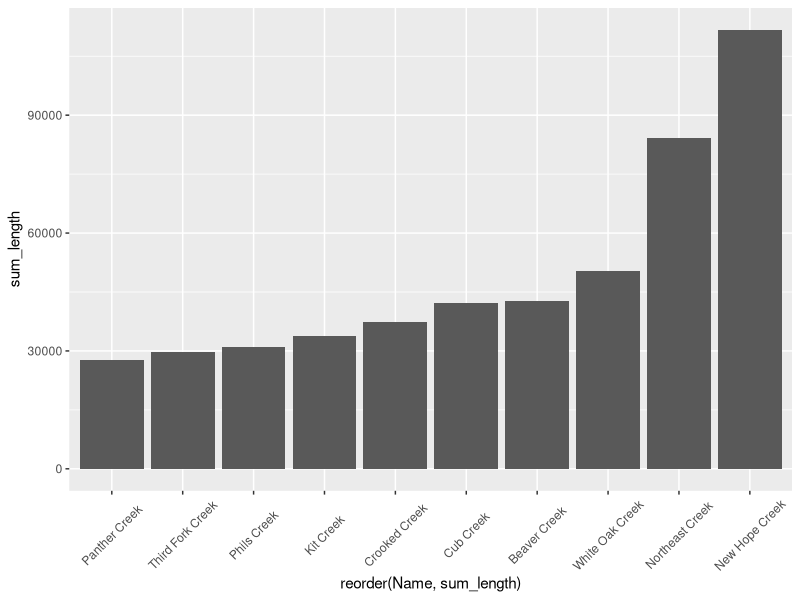

R code for this plot:
##### Assignment 2 #########


library(sf)
library(ggplot2)

ch_stream <- read.csv("./Data/ChapelHillStreams.csv")
ch_stream

library(dplyr)
ch_stream_filtered <- ch_stream %>% filter(FeatureType == "STREAM") %>% 
  group_by(Name) %>% summarise(sum_length=sum(SHAPESTLength, na.rm = T)) %>%
  arrange(desc(sum_length)) %>% 
  slice_head(n=10) 

ch_stream_filtered %>% ggplot(aes(x = reorder(Name, sum_length), y = sum_length)) + 
  geom_col() + theme(axis.text.x=element_text(angle=45, vjust=0.5, hjust=0.5))
